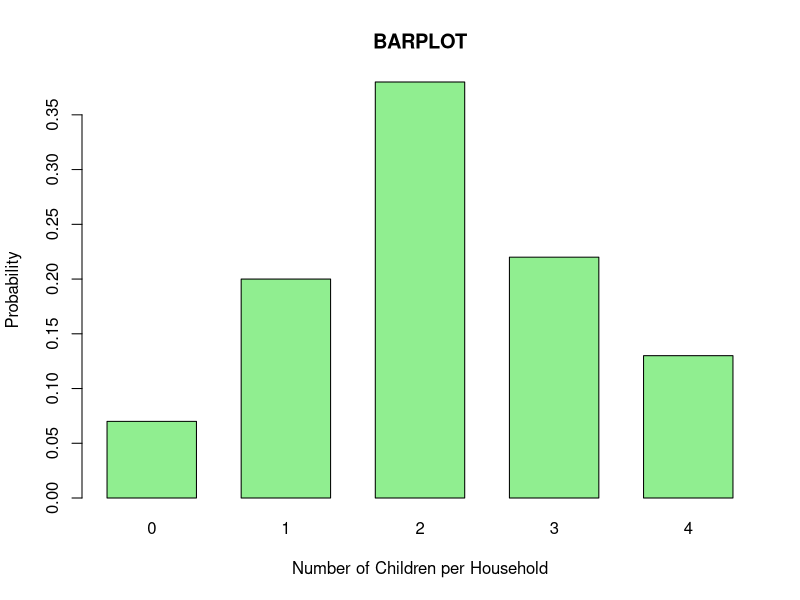
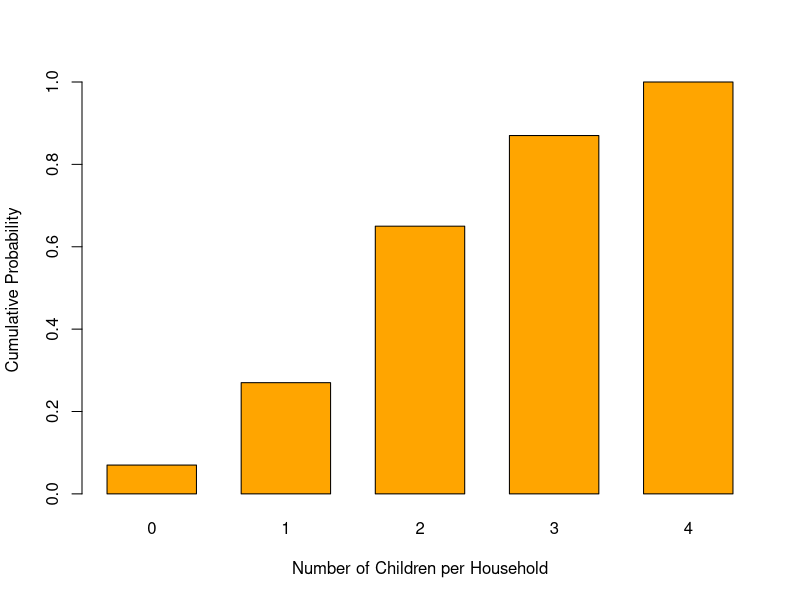

Write R code to recreate these figures, in order.
# Lecture 8 - Distributions
# Probability 
#  - the chance an event will occur (Theoretical)

# Proportion
#  - the relative frequency that an event occurred (Empirical)

# ------
# prop.table(x, margin =) returns a table of proportions (all add to 1)
# proportions() does the same thing!

mtrx <- matrix(c(1,3,1,7,3,5), ncol=3, nrow=2,
               byrow = TRUE)
mtrx
sum(mtrx)
proportions(mtrx)

# implementing prop.table()
prop.table(mtrx)
prop.table(mtrx, margin=NULL) # NULL gives same thing without adding margins

rowSums(mtrx)
prop.table(mtrx, margin=1) # divides each cell value by the row sum
# mtrx[1,1]/rowSums(mtrx) = 1/5 
# mtrx[2,3]/rowSums(mtrx) = 3/15

# ------
# Contingency Table
data <- data.frame(
  A = c("a1", "a1", "a1", "a2", "a2", "a2"),
  B = c("b1", "b1", "b2", "b1", "b2", "b2")
)
# create Cont. Table which usually shows frequencies!!!!!
cond_table <- table(data$A, data$B)
cond_table

# calculate the conditional prob table P(B | A)
# margin = 1 indicates rows
cond_prob_table <- prop.table(cond_table, margin=1)
cond_prob_table
# P(a1 | a2) = 2/3 = 0.6666
# P(a1 | b2) = 1/3 = 0.3333

# ALT (NOTE)
# can also use proportions(cond_table, margin = 1)

# ------
# Conditional Probability in R
# CDF using SmallTown data
outcomes <- c(0,1,2,3,4)

probs <- c(0.07,0.20,0.38,0.22, 0.13)
barplot(probs, ylim=c(0, 0.38), names.arg=outcomes,
        space = 0.5, xlab="Number of Children per Household",
        ylab = "Probability", main="BARPLOT", col="lightgreen")

# Notes: 
# - 
# - Probability Distribution gives the prob of each 
#   outcome of a random variable

# Produce the CUM SUM of the probs
smltwn_cum <- cumsum(probs)
smltwn_cum

# Plot the CUM DIST
barplot(smltwn_cum, names.arg = outcomes,
        space = 0.5, xlab="Number of Children per Household",
        ylab = "Cumulative Probability", col= "orange")
# ------
# Expected Value SUM x * p(x) 

#   - When evaluating long-term results of a stat experiment, the "long-term average"
#     is known as the expected value of the experiment.
#   - Law of Large Numbers: as the number of trials in a prob eperiment INCREASES,
#     the difference between the theoretical prob and relative frequency of an event 
#     approaches ZERO

# ------
# PMF with Missing Values
sum(c(0.07, 0.20, 0.38, NA, 0.13)) # does not give what we require
probs_2 <- c(0.07, 0.20, 0.38, NA, 0.13)

# the argument "na.rm" in sum() allows to remove or keep Missing Values
sum(probs_2, na.rm = TRUE) # returns SUM (0.78)
1 - sum(probs_2,na.rm=T)   # returns missing value (0.22)
# 0.78 + 0.22 = 1

# mean of distribution is the sum of (x values * respective. probs)
outcomes <- c(0,1,2,3,4)
probs <- c(0.07, 0.20, 0.38, 0.22, 0.13)
mean_smltwn <- sum(outcomes * probs) # like this
mean_smltwn # output: 2.14

# ------
# Simulation: sample(x, size, replace = FALSE, prob = NUll)
# prob = vector of probability weights

# RV Smalltown
smltwn_probs <- c(0.07, 0.20, 0.38, 0.22, 0.13)
sample(x = 0:4, 10, replace = TRUE, prob = smltwn_probs)

# simulate LARGE NUMBER of samples
smltwn_lrg_samp <- sample(x = 0:4, 1000000, replace = TRUE, prob = smltwn_probs)

# find the mean for several values
mean(smltwn_lrg_samp > 0) # gives the proportion of times the vector is TRUE
mean(smltwn_lrg_samp >= 0)

# create PMF (TABLE FUNCTION)
table(smltwn_lrg_samp)/100000

# ------
# Simulation
# simulate 10 fair coin flips
sample(x = c("H", "T"), # values of coin
       size = 10,       # num of trials
       replace = TRUE)

# Biased coin for Heads
sample(x = c("H", "T"),
       prob = c(0.8, 0.2), size = 10, replace = T)

# ------
# An urn contains 20 red, 30 blue and 50 green counters.
# use rep()

urn <- c(rep("red", 20), rep("blue", 30), rep("green", 50))
length(urn)

# Randomly select 10 counters from urn
sample(x = urn, size = 10)

# ------
# MORE 
# probability of getting heads when flipping a fair coin
outcomes <- c("Heads", "Tails")
ttl_outcomes <- length(outcomes) # total possible outcomes
favorable_outcomes <- length(outcomes[outcomes == "Heads"]) # favorable!

classical_prob <- favorable_outcomes / ttl_outcomes
classical_prob

# Prob if drawing a spade from a standard deck of 52 cards
deck <- rep(c("Spades", "Hearts", "Diamonds", "Clubs"), each = 13)
ttl_crds <- length(deck)
spades <- length(deck[deck == "Spades"])

prob_spade <- spades / ttl_crds
prob_spade
